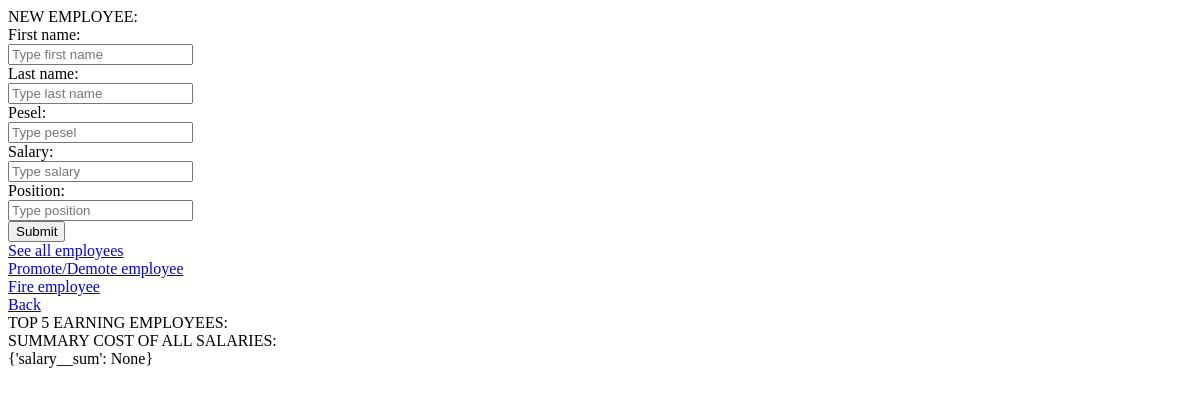
Page /manage_employees.html on the earlier database version.
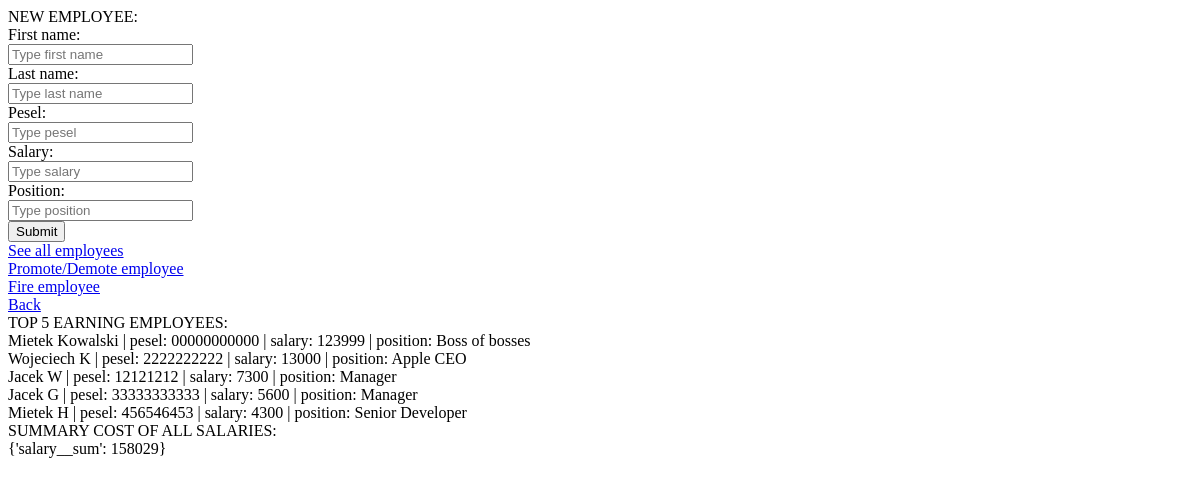
Same page on the later database version.
### manager/models.py (models this page shows)
class Employee(models.Model):
    first_name = models.CharField(max_length=50)
    last_name = models.CharField(max_length=50)
    pesel = models.CharField(max_length=11)
    position = models.CharField(max_length=50, null=True)
    salary = models.IntegerField(null=True)

### manager/views.py (the view, shortened to what this page needs)
# urls.py: url(r'^manage_employees\.html', views.manage_employees),
def manage_employees(request):
    employees = Employee.objects.order_by('-salary')[:5]
    cost = Employee.objects.aggregate(Sum('salary'))
    return render(request, 'manage_employees.html', {'employees': employees, 'cost': cost})

### manager/templates/manage_employees.html (shortened to what this page needs)
<!DOCTYPE html>
<html>
    <head>
    </head>
    <body>
        NEW EMPLOYEE:
        <form action="/manage_employees.html" method="POST">
            First name:<br>
            <input name="name_e" type="text" placeholder="Type first name"/><br>
            Last name:<br>
            <input name="last_name_e" type="text" placeholder="Type last name"/><br>
            Pesel:<br>
            <input name="pesel_e" type="text" placeholder="Type pesel"/><br>
            Salary:<br>
            <input name="salary_e" type="number" placeholder="Type salary"/><br>
            Position:<br>
            <input name="position_e" type="text" placeholder="Type position"/><br>
            <input type="submit"/><br>
        </form>
        <a href="/see_all_employees.html">See all employees</a><br>
        <a href="/promote_employee.html">Promote/Demote employee</a><br>
        <a href="/fire_employee.html">Fire employee</a><br>
        <a href="/">Back</a><br>
        TOP 5 EARNING EMPLOYEES:<br>
        {% for employee in employees %}
            {{ employee.first_name }} {{ employee.last_name }} | pesel: {{ employee.pesel }} | salary: {{ employee.salary }} | position: {{employee.position}} <br/>
        {% endfor %}
        SUMMARY COST OF ALL SALARIES:<br>
        {{cost}}
    </body>
</html>

Differences in the rows shown:
added Employee: first_name "Mietek", last_name "Kowalski", pesel "00000000000", salary "123999", position "Boss of bosses"
added Employee: first_name "Wojeciech", last_name "K", pesel "2222222222", salary "13000", position "Apple CEO"
added Employee: first_name "Jacek", last_name "W", pesel "12121212", salary "7300", position "Manager"
added Employee: first_name "Jacek", last_name "G", pesel "33333333333", salary "5600", position "Manager"
added Employee: first_name "Mietek", last_name "H", pesel "456546453", salary "4300", position "Senior Developer"
Other differences:
{{ cost }}: "{'salary__sum': None}" → "{'salary__sum': 158029}"
